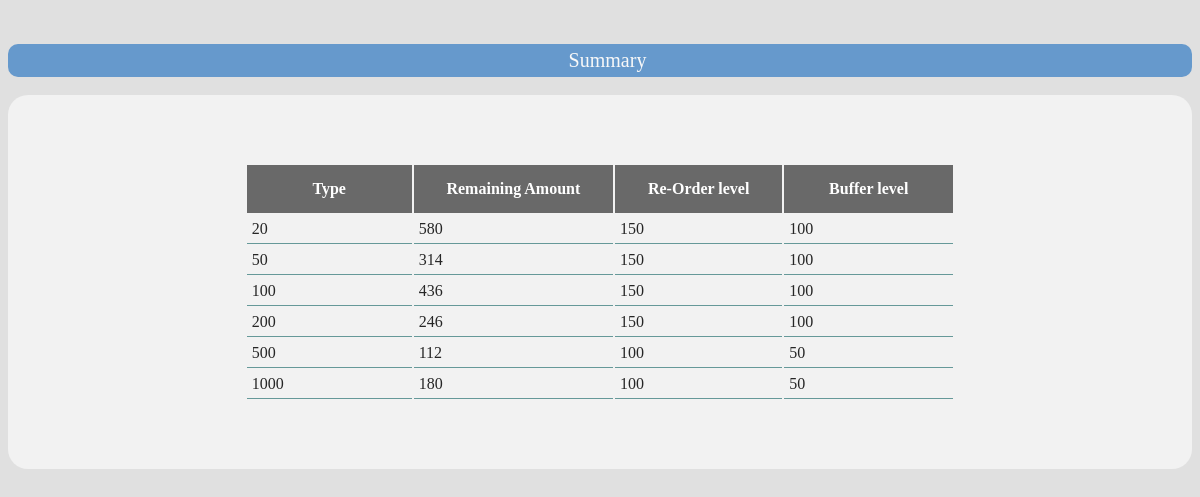
The app's page /Manager/rechargecards.php with its own data.
### tables this page shows
CREATE TABLE `mainstock_summary` (
  `Type` varchar(100) NOT NULL,
  `RemainingAmount` int(11) NOT NULL,
  `ReorderLevel` int(11) NOT NULL,
  `BufferLevel` int(11) NOT NULL
);

### Manager/rechargecards.php (the view, shortened to what this page needs)
<html lang="en">
  <head>
    <link rel="stylesheet" href="../css/main.css">
  </head>
  <body bgcolor="#e0e0e0">
<center>
		<br>
<br>
<div class="h2div" >Summary</div>
<br>
<div class="div">
<br>
<table class="table1 normaltable" >
	<tr>
		<th class="tablerecharge">Type</th>
		<th class="tablerecharge">Remaining Amount</th>
		<th class="tablerecharge">Re-Order level</th>
		<th class="tablerecharge">Buffer level</th>
	</tr>
    <?php
            $sql_query = "select * from  mainstock_summary";
            $result = mysql_query($sql_query);
            while ($data = mysql_fetch_array($result))
            {
                $card_Type = $data['Type'];
                $card_RemainingAmount = $data['RemainingAmount'];
                $card_ReorderLevel = $data['ReorderLevel'];
                $card_BufferLevel = $data['BufferLevel'];
                echo '
                	<tr>
                		<td class="tablerecharge">'.$card_Type.'</td>
                		<td class="tablerecharge">'.$card_RemainingAmount.'</td>
                		<td class="tablerecharge">'.$card_ReorderLevel.'</td>
                		<td class="tablerecharge">'.$card_BufferLevel.'</td>
                	</tr>';
            }
	?>
	</table>
<br>
</div>
<br>
</center>
  </body>
</html>

### css/main.css (style rules this page uses)
.div { border-radius: 20px; background-color: #f2f2f2; padding-bottom: 50px; padding-top: 50px; }
.table1 { border-radius: 10px; width: 60% }
.h2div { background-color: #6699cc; color: #F8F8F8; font-family: Georgia; font-size: 20px; vertical-align: center; padding-left: 15px; padding-top: 5px; padding-bottom: 5px; border-radius: 10px; }
.tablerecharge { width: 10% }
.normaltable td { vertical-align: bottom; padding: 5px; text-align: 15px; height: 10px; border-bottom: 1px solid #669999; color: #262626 }
.normaltable th { background-color: #696969 ; color: white; height: 20px; vertical-align: bottom; padding: 15px; text-align: 15px }

### records on screen
mainstock_summary: Type "20", RemainingAmount "580", ReorderLevel "150", BufferLevel "100"
mainstock_summary: Type "50", RemainingAmount "314", ReorderLevel "150", BufferLevel "100"
mainstock_summary: Type "100", RemainingAmount "436", ReorderLevel "150", BufferLevel "100"
mainstock_summary: Type "200", RemainingAmount "246", ReorderLevel "150", BufferLevel "100"
mainstock_summary: Type "500", RemainingAmount "112", ReorderLevel "100", BufferLevel "50"
mainstock_summary: Type "1000", RemainingAmount "180", ReorderLevel "100", BufferLevel "50"
